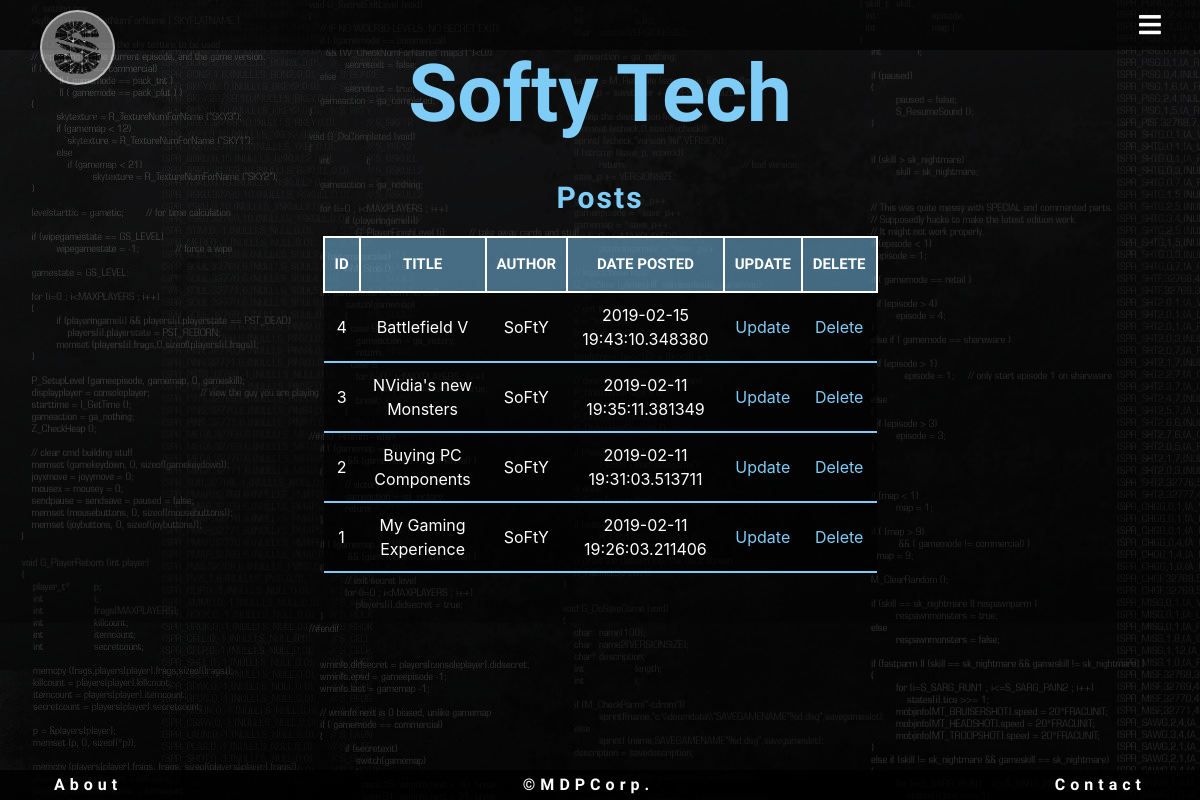
The page /admin (signed in) on the database as committed earlier.
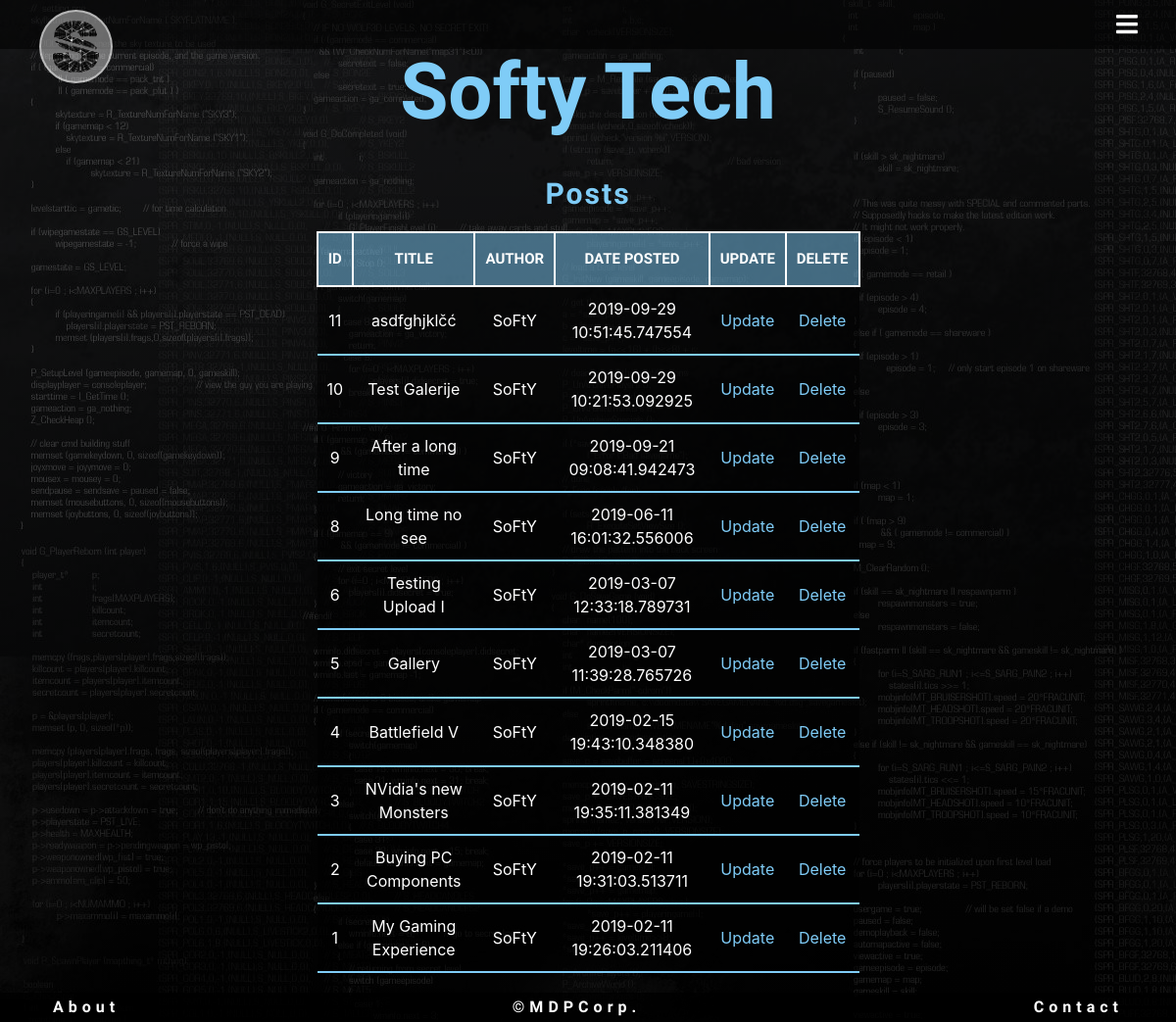
The same page on the database as committed later.
### flaskblog/models.py (models this page shows, shortened)
class Post(db.Model):
    __searchable__ = ['title', 'content']
    id = db.Column(db.Integer, primary_key=True)
    title = db.Column(db.String(30), nullable=False)
    subtitle = db.Column(db.String(30), nullable=False)
    description = db.Column(db.Text, nullable=False)
    slug = db.Column(db.String(30), nullable=False)
    headImg = db.Column(db.String(50), nullable=False, default='default.jpg')
    category = db.Column(db.String(30), nullable=False)
    language = db.Column(db.String(30), nullable=False)
    author = db.Column(db.String(30), nullable=False)
    date_posted = db.Column(db.DateTime, nullable=False, default=datetime.utcnow)
    content = db.Column(db.Text, nullable=False)
    comments = db.relationship('Comment', backref = 'post', lazy= 'dynamic')

### flaskblog/users/routes.py (the view)
@users.route("/admin")
@login_required
@roles_required('Admin')
def admin():
    users = User.query.all()
    posts = Post.query.all()
    return render_template('admin_home.html', users=users, posts=posts)

### flaskblog/templates/admin_Home.html
{% extends "admin_Base.html" %}
{% block content %}
<h2>Posts</h2>
<table>
    <tr>
        <th>ID</th>
        <th>Title</th>
        <th>Author</th>
        <th>Date Posted</th>
        <th>Update</th>
        <th>Delete</th>
    </tr>
    {% for post in posts | reverse %}
    <tr>
        <td>{{post.id}}</td>
        <td>{{post.title}}</td>
        <td>{{post.author}}</td>
        <td>{{post.date_posted}}</td>
        <td><a href="{{ url_for('posts.update_post', post_id=post.id) }}">Update</a></td>
        <td><a href="{{ url_for('posts.delete_post', post_id=post.id) }}">Delete</a></td>
    </tr>
    {% endfor %}
</table>
{% endblock %}

Rows that differ between the two databases and show on the page:
added Post: id "11", title "asdfghjklčć", author "SoFtY", date_posted "2019-09-29 10:51:45.747554"
added Post: id "10", title "Test Galerije", author "SoFtY", date_posted "2019-09-29 10:21:53.092925"
added Post: id "9", title "After a long time", author "SoFtY", date_posted "2019-09-21 09:08:41.942473"
added Post: id "8", title "Long time no see", author "SoFtY", date_posted "2019-06-11 16:01:32.556006"
added Post: id "6", title "Testing Upload I", author "SoFtY", date_posted "2019-03-07 12:33:18.789731"
added Post: id "5", title "Gallery", author "SoFtY", date_posted "2019-03-07 11:39:28.765726"
